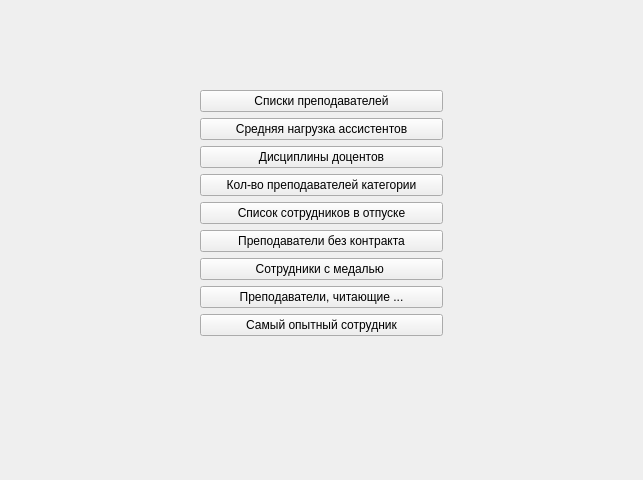
<?xml version="1.0" encoding="UTF-8"?>
<ui version="4.0">
 <class>Reports</class>
 <widget class="QWidget" name="Reports">
  <property name="geometry">
   <rect>
    <x>0</x>
    <y>0</y>
    <width>643</width>
    <height>480</height>
   </rect>
  </property>
  <property name="windowTitle">
   <string>Запросы к БД</string>
  </property>
  <layout class="QFormLayout" name="formLayout">
   <property name="leftMargin">
    <number>200</number>
   </property>
   <property name="topMargin">
    <number>90</number>
   </property>
   <property name="rightMargin">
    <number>200</number>
   </property>
   <item row="0" column="0" colspan="2">
    <widget class="QPushButton" name="query1">
     <property name="text">
      <string>Списки преподавателей</string>
     </property>
    </widget>
   </item>
   <item row="1" column="0" colspan="2">
    <widget class="QPushButton" name="query2">
     <property name="text">
      <string>Средняя нагрузка ассистентов</string>
     </property>
    </widget>
   </item>
   <item row="2" column="0" colspan="2">
    <widget class="QPushButton" name="query4">
     <property name="text">
      <string>Дисциплины доцентов</string>
     </property>
    </widget>
   </item>
   <item row="3" column="0" colspan="2">
    <widget class="QPushButton" name="query3">
     <property name="text">
      <string>Кол-во преподавателей категории</string>
     </property>
    </widget>
   </item>
   <item row="4" column="0" colspan="2">
    <widget class="QPushButton" name="query5">
     <property name="text">
      <string>Список сотрудников в отпуске</string>
     </property>
    </widget>
   </item>
   <item row="5" column="0" colspan="2">
    <widget class="QPushButton" name="query6">
     <property name="text">
      <string>Преподаватели без контракта</string>
     </property>
    </widget>
   </item>
   <item row="6" column="0" colspan="2">
    <widget class="QPushButton" name="query7">
     <property name="text">
      <string>Сотрудники с медалью </string>
     </property>
    </widget>
   </item>
   <item row="7" column="0" colspan="2">
    <widget class="QPushButton" name="query8">
     <property name="text">
      <string>Преподаватели, читающие ...</string>
     </property>
    </widget>
   </item>
   <item row="8" column="0" colspan="2">
    <widget class="QPushButton" name="query9">
     <property name="text">
      <string>Самый опытный сотрудник</string>
     </property>
    </widget>
   </item>
  </layout>
 </widget>
 <resources/>
 <connections/>
</ui>
